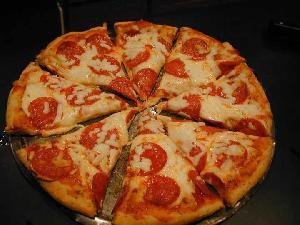
#> input picture Pizza/image_0001.jpg, 300 x 225 px, found by its file name; its folder holds only this picture in this run
$ jupyter execute --allow-errors 'Image Classifier.ipynb'   (shell and % lines are left out)
#> lines starting #> are read from the running program, lines starting #| are printed output that depends on the picture
# Image Classification using `sklearn.svm`

[cell 1]
from pathlib import Path
import matplotlib.pyplot as plt
import numpy as np
from sklearn import svm, metrics, datasets
from sklearn.utils import Bunch
from sklearn.model_selection import GridSearchCV, train_test_split

from skimage.io import imread
from skimage.transform import resize

### Load images in structured directory like it's sklearn sample dataset

[cell 2]
def load_image_files(container_path, dimension=(64, 64)):
    """
    Load image files with categories as subfolder names
    which performs like scikit-learn sample dataset

    Parameters
    ----------
    container_path : string or unicode
        Path to the main folder holding one subfolder per category
    dimension : tuple
        size to which image are adjusted to

    Returns
    -------
    Bunch
    """
#> `detect_img = cv2.imread(imgpath,0)`:
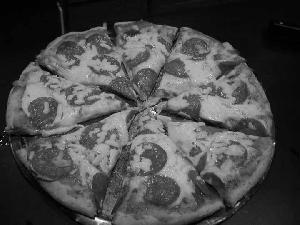
#> detect_img: shape (225, 300); min 0, max 255, mean 74.4
    image_dir = Path(container_path)
    folders = [directory for directory in image_dir.iterdir() if directory.is_dir()]
    categories = [fo.name for fo in folders]

    descr = "A image classification dataset"
    images = []
    flat_data = []
    target = []
    for i, direc in enumerate(folders):
        for file in direc.iterdir():
            img = skimage.io.imread(file)
            img_resized = resize(img, dimension, anti_aliasing=True, mode='reflect')
            flat_data.append(img_resized.flatten())
            images.append(img_resized)
            target.append(i)
    flat_data = np.array(flat_data)
    target = np.array(target)
    images = np.array(images)

    return Bunch(data=flat_data,
                 target=target,
                 target_names=categories,
                 images=images,
                 DESCR=descr)

#> (a cell that did not finish here is left out)

### Split data

#> (a cell that did not finish here is left out)

### Train data with parameter optimization

[cell 5]
param_grid = [
  {'C': [1, 10, 100, 1000], 'kernel': ['linear']},
  {'C': [1, 10, 100, 1000], 'gamma': [0.001, 0.0001], 'kernel': ['rbf']},
 ]
svc = svm.SVC()
clf = GridSearchCV(svc, param_grid)
#> (the rest of this cell did not finish here and is left out)

### Predict

#> (a cell that did not finish here is left out)

### Report

#> (a cell that did not finish here is left out)

[cell 8]
import os
import numpy as np
import cv2
import matplotlib.pyplot as plt

dir = 'C:\\Users\\Abhishek\\Desktop\\images'

[cell 9]
categories = ['Pizza' , 'Soccer_ball' , 'Sunflower']
#> (the rest of this cell did not finish here and is left out)
